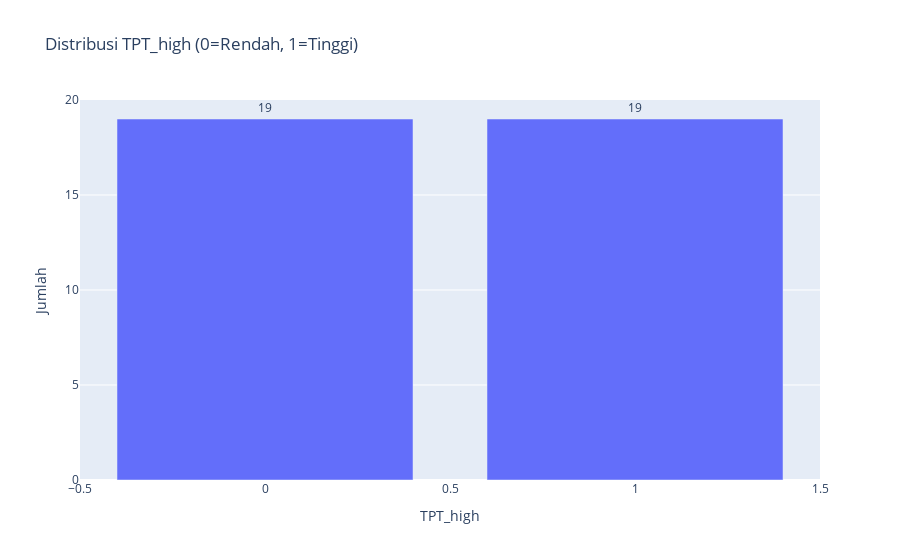

Notebook source saved alongside this figure:
### Code cell
counts = df['TPT_high'].value_counts().reset_index()
counts.columns = ['TPT_high', 'count']

fig = px.bar(
    counts, 
    x='TPT_high', 
    y='count',
    text='count',
    title='Distribusi TPT_high (0=Rendah, 1=Tinggi)',
    labels={'TPT_high':'TPT_high', 'count':'Jumlah'}
)
fig.update_traces(textposition='outside')
fig.show()

### Figure 1 — Plotly figure (JSON) as saved in the notebook; plotly's stock layout.template omitted (floating-point values rounded to 4 significant figures)
{"data": [{"alignmentgroup": "True", "hovertemplate": "TPT_high=%{x}<br>Jumlah=%{text}<extra></extra>", "legendgroup": "", "marker": {"color": "#636efa", "pattern": {"shape": ""}}, "name": "", "offsetgroup": "", "orientation": "v", "showlegend": false, "text": [19, 19], "textposition": "outside", "type": "bar", "x": [0, 1], "xaxis": "x", "y": [19, 19], "yaxis": "y"}], "layout": {"barmode": "relative", "legend": {"tracegroupgap": 0}, "title": {"text": "Distribusi TPT_high (0=Rendah, 1=Tinggi)"}, "xaxis": {"anchor": "y", "domain": [0, 1], "title": {"text": "TPT_high"}}, "yaxis": {"anchor": "x", "domain": [0, 1], "title": {"text": "Jumlah"}}}}
